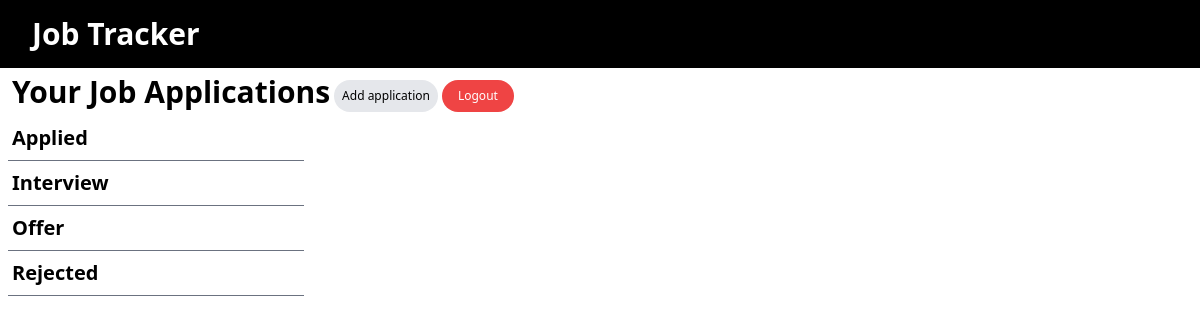
Before: / (signed in) with the older database file.
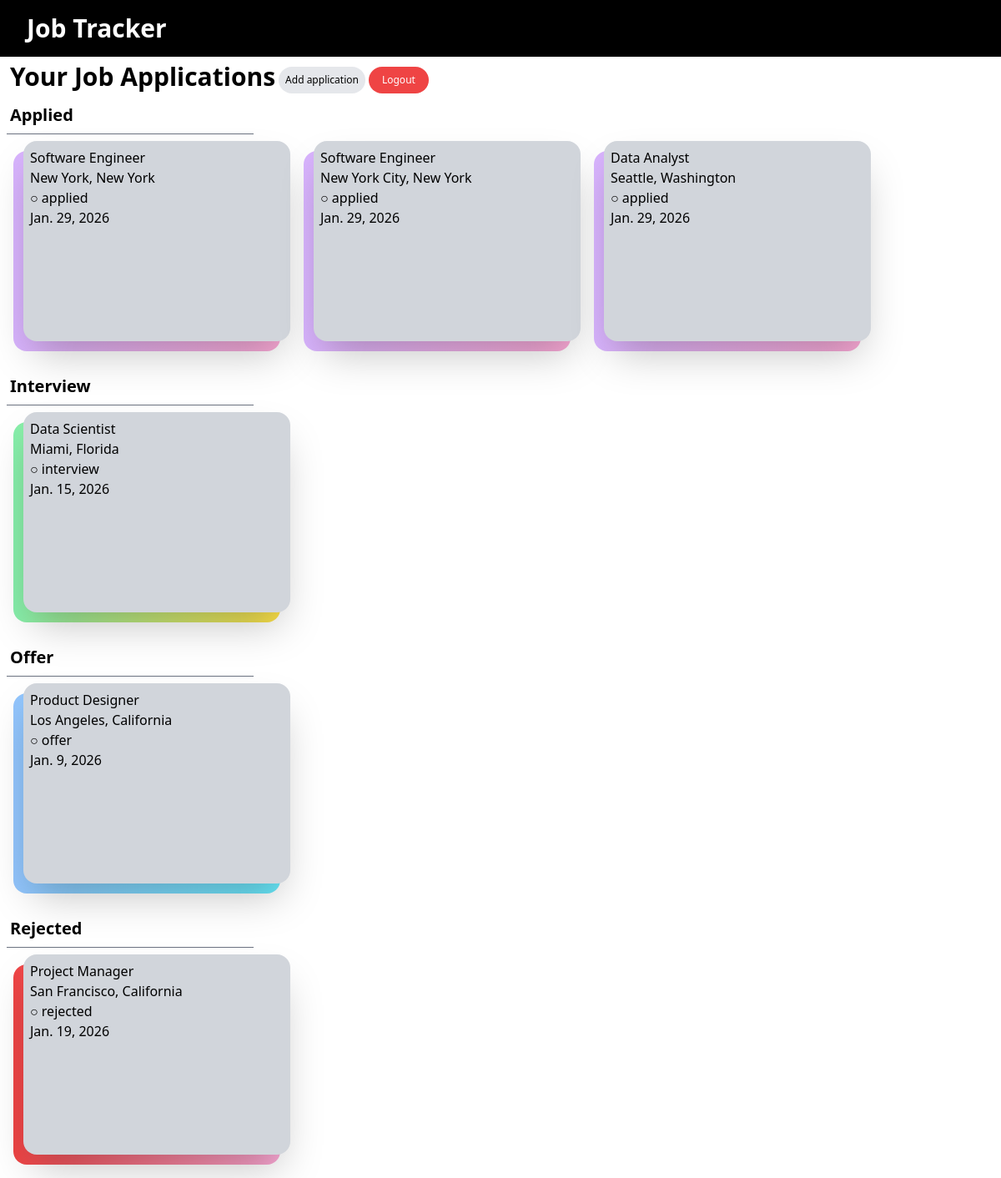
After: the same page with the newer database file.
### core/models.py (models this page shows, shortened)
class Application(models.Model):
    status_choices = [
        ("applied", "Applied"),
        ("interview", "Interview"),
        ("offer", "Offer"),
        ("rejected", "Rejected"),
    ]
    company_name = models.CharField(max_length=50)
    job_title = models.CharField(max_length=100)
    location = models.CharField(max_length=100)
    application_url = models.CharField(max_length=500)
    status = models.CharField(max_length=20, choices=status_choices, blank=True)
    applied = models.DateField()
    notes = models.TextField(blank=True)

### core/views.py (the view)
# urls.py: path("", views.index, name="index"),
def index(request):
    applications = Application.objects.all()
    return render(request, "core/index.html", {"applications" : applications})

### core/templates/core/index.html (shortened to what this page needs)
{% extends "core/base.html" %}
{% block content %}
    {% if user.is_authenticated %}
        {% include "core/nav.html" %}
        <div class="flex flex-col">
            <div class="flex items-center space-x-1 pt-1 py-3">
                <h1 class="text-3xl font-semibold pl-3">Your Job Applications</h1>
                <a href="{% url "add_application" %}" class="text-xs bg-gray-200 px-2 py-2 rounded-2xl mt-2">Add application</a>
                <a href="{% url "logout" %}" class="text-xs text-white bg-red-500 px-4 py-2 rounded-2xl mt-2">Logout</a>
            </div>
            {% include "core/dashboard.html" %}
        </div>
    {% else %}
        <h1>You are logged out the Job Tracker!</h1>
        <a href="{% url "login" %}">Sign In</a>
    {% endif %}
{% endblock %}

### core/templates/core/base.html (shortened to what this page needs)
<!DOCTYPE html>
<html lang="en">
<head>
    <script src="https://cdn.tailwindcss.com"></script>
</head>
<body>
    {% block content %}{% endblock %}
</body>
</html>

### core/templates/core/nav.html (shortened to what this page needs)
<header class="bg-black">
    <nav aria-label="Global" class="mx-auto flex max-w-7xl items-center justify-between p-4 lg:px-8">
      <a href="/" class="font-bold text-3xl text-white">Job Tracker</a>
    </nav>
</header>

### core/templates/core/dashboard.html (shortened to what this page needs)
<div class="pr-2 ml-2">
    <h1 class="text-xl font-bold pb-2 ml-1">Applied</h1>
    <hr class="border-b-1 border-gray-500 w-1/4">
    <div class="flex mt-2">
        {% for application in applications %}
            {% if application.status == "applied" %}
            <div class = "relative mb-8 mr-2">
                <div class="relative flex flex-col bg-gray-300 shadow-2xl p-2 rounded-2xl mb-2 h-60 w-80 ml-5">
                    <h4>{{application.job_title}}</h4>
                    <p>{{application.location}}</p>
                    <p>○ {{application.status}}</p>
                    <p>{{application.applied}}</p>
                </div>
            </div>
            {% endif %}
        {% endfor %}
    </div>
    <h1 class="text-xl font-bold pb-2 ml-1">Interview</h1>
    <hr class="border-b-1 border-gray-500 w-1/4">
    <div class="flex mt-2">
        {% for application in applications %}
            {% if application.status == "interview" %}
            <div class = "relative mb-8 mr-2">
                <div class="relative flex flex-col bg-gray-300 shadow-2xl p-2 rounded-2xl mb-2 h-60 w-80 ml-5">
                    <h4>{{application.job_title}}</h4>
                    <p>{{application.location}}</p>
                    <p>○ {{application.status}}</p>
                    <p>{{application.applied}}</p>
                </div>
            </div>
            {% endif %}
        {% endfor %}
    </div>
    <h1 class="text-xl font-bold pb-2 ml-1">Offer</h1>
    <hr class="border-b-1 border-gray-500 w-1/4">
    <div class="flex mt-2">
        {% for application in applications %}
            {% if application.status == "offer" %}
            <div class = "relative mb-8 mr-2">
                <div class="relative flex flex-col bg-gray-300 shadow-2xl p-2 rounded-2xl mb-2 h-60 w-80 ml-5">
                    <h4>{{application.job_title}}</h4>
                    <p>{{application.location}}</p>
                    <p>○ {{application.status}}</p>
                    <p>{{application.applied}}</p>
                </div>
            </div>
            {% endif %}
        {% endfor %}
    </div>
    <h1 class="text-xl font-bold pb-2 ml-1">Rejected</h1>
    <hr class="border-b-1 border-gray-500 w-1/4">
    <div class="flex mt-2">
        {% for application in applications %}
            {% if application.status == "rejected" %}
            <div class = "relative mb-8 mr-2">
                <div class="relative flex flex-col bg-gray-300 shadow-2xl p-2 rounded-2xl mb-2 h-60 w-80 ml-5">
                    <h4>{{application.job_title}}</h4>
                    <p>{{application.location}}</p>
                    <p>○ {{application.status}}</p>
                    <p>{{application.applied}}</p>
                </div>
            </div>
            {% endif %}
        {% endfor %}
    </div>
</div>

Changed rows visible on the page:
added Application: job_title "Software Engineer", location "New York, New York", status "applied", applied "Jan. 29, 2026", shown under "Applied"
added Application: job_title "Software Engineer", location "New York City, New York", status "applied", applied "Jan. 29, 2026", shown under "Applied"
added Application: job_title "Data Analyst", location "Seattle, Washington", status "applied", applied "Jan. 29, 2026", shown under "Applied"
added Application: job_title "Data Scientist", location "Miami, Florida", status "interview", applied "Jan. 15, 2026", shown under "Interview"
added Application: job_title "Product Designer", location "Los Angeles, California", status "offer", applied "Jan. 9, 2026", shown under "Offer"
added Application: job_title "Project Manager", location "San Francisco, California", status "rejected", applied "Jan. 19, 2026", shown under "Rejected"
